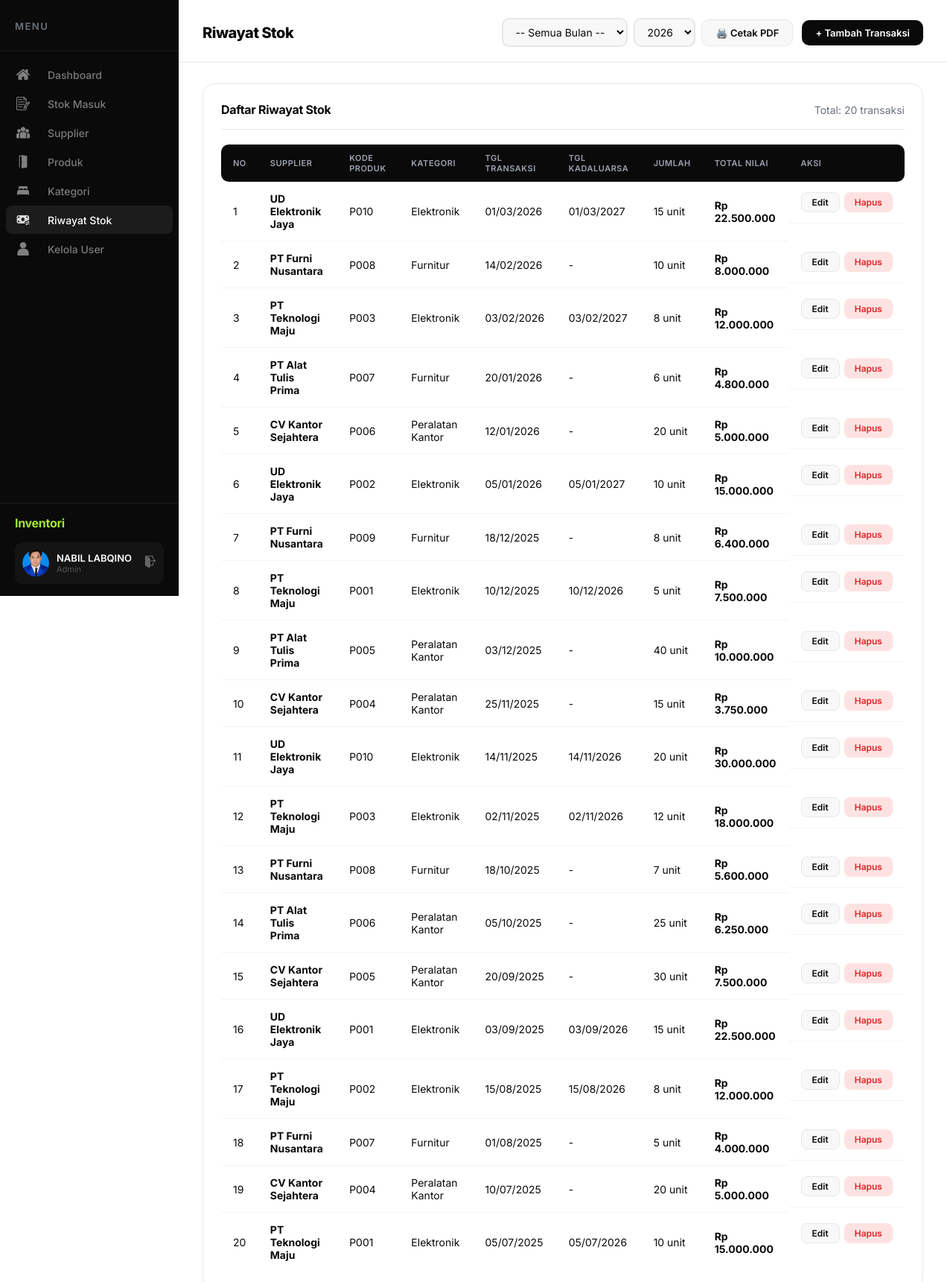
The app's page /riwayat_stok/TampilRiwayatStok.php (signed in) with its own data.
### tables this page shows
CREATE TABLE `transaksi_stok` (
  `id_transaksi` int(11) NOT NULL,
  `id_supplier` int(11) NOT NULL,
  `kode_produk` varchar(10) NOT NULL,
  `tgl_transaksi` date NOT NULL,
  `tgl_kadaluarsa` date DEFAULT NULL,
  `jumlah` int(11) NOT NULL,
  `total_nilai` decimal(15,2) NOT NULL
);

CREATE TABLE `supplier` (
  `id_supplier` int(11) NOT NULL,
  `nama` varchar(100) NOT NULL,
  `alamat` text DEFAULT NULL,
  `no_telp` varchar(20) DEFAULT NULL,
  `no_npwp` varchar(20) DEFAULT NULL,
  `jenis_supplier` varchar(20) NOT NULL
);

CREATE TABLE `produk` (
  `kode_produk` varchar(10) NOT NULL,
  `id_kategori` int(11) NOT NULL,
  `lokasi` varchar(20) NOT NULL
);

CREATE TABLE `kategori` (
  `id_kategori` int(11) NOT NULL,
  `nama_kategori` varchar(50) NOT NULL,
  `harga_satuan` decimal(15,2) NOT NULL,
  `stok_minimum` int(11) NOT NULL,
  `foto` varchar(255) DEFAULT NULL
);

### riwayat_stok/TampilRiwayatStok.php (the view, shortened to what this page needs)
<?php
include "../koneksi.php";
$result = $koneksi->query(
    "SELECT ts.*, s.nama, p.kode_produk as kode, k.nama_kategori, k.harga_satuan
     FROM transaksi_stok ts
     JOIN supplier s ON ts.id_supplier = s.id_supplier
     JOIN produk p ON ts.kode_produk = p.kode_produk
     JOIN kategori k ON p.id_kategori = k.id_kategori
     ORDER BY ts.id_transaksi DESC"
)->fetchAll();
?>
<!DOCTYPE html>
<html lang="id">
<head>
    <link rel="stylesheet" href="../css/dashboard.css">
</head>
<body>
    <div class="dashboard">
        <?php include '../includes/sidebar.php'; ?>
        <main class="main">
            <header class="header">
                <h1 class="page-title">Riwayat Stok</h1>
                <div class="header-right" style="display: flex; gap: 12px; align-items: center;">
                    <form action="CetakRiwayatStokPdf.php" method="GET" target="_blank"
                        style="display: flex; gap: 8px; align-items: center;">
                        <select name="bulan" class="form-control" style="width: auto; padding: 8px 12px;">
                            <option value="">-- Semua Bulan --</option>
                        </select>
                        <select name="tahun" class="form-control" style="width: auto; padding: 8px 12px;">
                            <?php
                            $tahun_query = $koneksi->query("SELECT DISTINCT YEAR(tgl_transaksi) as tahun FROM transaksi_stok ORDER BY tahun DESC")->fetchAll();
                            foreach ($tahun_query as $t): ?>
                                <option value="<?= $t['tahun'] ?>"><?= $t['tahun'] ?></option>
                            <?php endforeach; ?>
                        </select>
                        <button type="submit" class="btn btn-secondary">🖨️ Cetak PDF</button>
                    </form>
                    <a href="TambahTransaksiStok.php" class="btn btn-primary">+ Tambah Transaksi</a>
                </div>
            </header>
            <div class="content">
                <div class="card">
                    <div class="card-header">
                        <h3 class="card-title">Daftar Riwayat Stok</h3>
                        <span style="color: var(--text-gray); font-size: 14px;">Total: <?= count($result) ?>
                            transaksi</span>
                    </div>
                    <div class="table-responsive">
                        <table class="table">
                            <thead>
                                <tr>
                                    <th>No</th>
                                    <th>Supplier</th>
                                    <th>Kode Produk</th>
                                    <th>Kategori</th>
                                    <th>Tgl Transaksi</th>
                                    <th>Tgl Kadaluarsa</th>
                                    <th>Jumlah</th>
                                    <th>Total Nilai</th>
                                    <th>Aksi</th>
                                </tr>
                            </thead>
                            <tbody>
                                <?php $no = 1;
                                foreach ($result as $row): ?>
                                    <tr>
                                        <td><?= $no++ ?></td>
                                        <td><strong><?= htmlspecialchars($row['nama']) ?></strong></td>
                                        <td><?= htmlspecialchars($row['kode']) ?></td>
                                        <td><?= htmlspecialchars($row['nama_kategori']) ?></td>
                                        <td><?= date('d/m/Y', strtotime($row['tgl_transaksi'])) ?></td>
                                        <td><?= $row['tgl_kadaluarsa'] ? date('d/m/Y', strtotime($row['tgl_kadaluarsa'])) : '-' ?></td>
                                        <td><?= $row['jumlah'] ?> unit</td>
                                        <td><strong style="color: var(--primary);">Rp
                                                <?= number_format($row['total_nilai'], 0, ',', '.') ?></strong></td>
                                        <td class="actions">
                                            <a href="KoreksiTransaksiStok.php?id=<?= $row['id_transaksi'] ?>"
                                                class="btn btn-sm btn-secondary">Edit</a>
                                            <a href="HapusTransaksiStok.php?id=<?= $row['id_transaksi'] ?>"
                                                class="btn btn-sm btn-danger"
                                                onclick="return confirm('Hapus transaksi ini?')">Hapus</a>
                                        </td>
                                    </tr>
                                <?php endforeach; ?>
                            </tbody>
                        </table>
                    </div>
                </div>
            </div>
        </main>
    </div>
</body>
</html>

### css/dashboard.css (style rules this page uses)
:root { --accent: #a3e635; --accent-dark: #84cc16; --dark: #0a0a0a; --dark-2: #141414; --dark-3: #1c1c1c; --bg-main: #ffffff; --bg-section: #f8f8f8; --bg-card: #ffffff; --text-dark: #0a0a0a; --text-gray: #6b7280; --text-light: #9ca3af; --border: #e5e7eb; --success: #22c55e; --danger: #ef4444; --warning: #f59e0b; --sidebar-width: 240px; }
* { margin: 0; padding: 0; box-sizing: border-box; }
body { font-family: 'Inter', -apple-system, sans-serif; background: var(--bg-main); color: var(--text-dark); position: relative; overflow-x: hidden; }
.dashboard { display: flex; min-height: 100vh; position: relative; }
.main { flex: 1; margin-left: var(--sidebar-width); padding-right: 0; }
.header { background: var(--bg-main); padding: 24px 32px 20px; display: flex; justify-content: space-between; align-items: center; border-bottom: 1px solid var(--border); position: sticky; top: 0; z-index: 100; }
.page-title { font-size: 20px; font-weight: 800; color: var(--text-dark); letter-spacing: -0.5px; }
.header-right { display: flex; align-items: center; gap: 12px; }
.content { padding: 28px 32px; }
.card { background: var(--bg-card); border-radius: 16px; border: 1px solid var(--border); padding: 24px; margin-bottom: 24px; }
.card-header { display: flex; justify-content: space-between; align-items: center; margin-bottom: 20px; padding-bottom: 16px; border-bottom: 1px solid var(--border); }
.card-title { font-size: 16px; font-weight: 700; color: var(--text-dark); letter-spacing: -0.3px; }
.btn { display: inline-flex; align-items: center; gap: 8px; padding: 9px 18px; border-radius: 10px; font-size: 13px; font-weight: 600; text-decoration: none; border: none; cursor: pointer; transition: all 0.15s; font-family: inherit; }
.btn-primary { background: var(--dark); color: #fff; }
.btn-danger { background: #fee2e2; color: #dc2626; }
.btn-secondary { background: var(--bg-section); color: var(--text-dark); border: 1px solid var(--border); }
.btn-sm { padding: 5px 14px; font-size: 12px; border-radius: 8px; }
.form-control { width: 100%; padding: 11px 16px; border: 2px solid var(--border); border-radius: 10px; font-size: 14px; font-family: inherit; background: var(--bg-section); color: var(--text-dark); transition: border-color 0.15s, box-shadow 0.15s; }
select.form-control { cursor: pointer; }
.table-responsive { overflow-x: auto; }
.table { width: 100%; border-collapse: separate; border-spacing: 0; }
.table th { text-align: left; padding: 11px 16px; background: var(--dark); font-size: 11px; font-weight: 600; color: #9ca3af; text-transform: uppercase; letter-spacing: 0.5px; }
.table th:first-child { border-radius: 10px 0 0 10px; }
.table th:last-child { border-radius: 0 10px 10px 0; }
.table td { padding: 14px 16px; border-bottom: 1px solid #f3f4f6; font-size: 14px; color: var(--text-dark); }
.table tr:last-child td { border-bottom: none; }
.table .actions { display: flex; gap: 6px; }

### records on screen
transaksi_stok: id_supplier.nama "UD Elektronik Jaya", kode_produk.kode_produk "P010", kategori.nama_kategori "Elektronik", tgl_transaksi "01/03/2026", tgl_kadaluarsa "01/03/2027", jumlah "15", total_nilai "22.500.000"
transaksi_stok: id_supplier.nama "PT Furni Nusantara", kode_produk.kode_produk "P008", kategori.nama_kategori "Furnitur", tgl_transaksi "14/02/2026", jumlah "10", total_nilai "8.000.000"
transaksi_stok: id_supplier.nama "PT Teknologi Maju", kode_produk.kode_produk "P003", kategori.nama_kategori "Elektronik", tgl_transaksi "03/02/2026", tgl_kadaluarsa "03/02/2027", jumlah "8", total_nilai "12.000.000"
transaksi_stok: id_supplier.nama "PT Alat Tulis Prima", kode_produk.kode_produk "P007", kategori.nama_kategori "Furnitur", tgl_transaksi "20/01/2026", jumlah "6", total_nilai "4.800.000"
transaksi_stok: id_supplier.nama "CV Kantor Sejahtera", kode_produk.kode_produk "P006", kategori.nama_kategori "Peralatan Kantor", tgl_transaksi "12/01/2026", jumlah "20", total_nilai "5.000.000"
transaksi_stok: id_supplier.nama "UD Elektronik Jaya", kode_produk.kode_produk "P002", kategori.nama_kategori "Elektronik", tgl_transaksi "05/01/2026", tgl_kadaluarsa "05/01/2027", jumlah "10", total_nilai "15.000.000"
transaksi_stok: id_supplier.nama "PT Furni Nusantara", kode_produk.kode_produk "P009", kategori.nama_kategori "Furnitur", tgl_transaksi "18/12/2025", jumlah "8", total_nilai "6.400.000"
transaksi_stok: id_supplier.nama "PT Teknologi Maju", kode_produk.kode_produk "P001", kategori.nama_kategori "Elektronik", tgl_transaksi "10/12/2025", tgl_kadaluarsa "10/12/2026", jumlah "5", total_nilai "7.500.000"
transaksi_stok: id_supplier.nama "PT Alat Tulis Prima", kode_produk.kode_produk "P005", kategori.nama_kategori "Peralatan Kantor", tgl_transaksi "03/12/2025", jumlah "40", total_nilai "10.000.000"
transaksi_stok: id_supplier.nama "CV Kantor Sejahtera", kode_produk.kode_produk "P004", kategori.nama_kategori "Peralatan Kantor", tgl_transaksi "25/11/2025", jumlah "15", total_nilai "3.750.000"
transaksi_stok: id_supplier.nama "UD Elektronik Jaya", kode_produk.kode_produk "P010", kategori.nama_kategori "Elektronik", tgl_transaksi "14/11/2025", tgl_kadaluarsa "14/11/2026", jumlah "20", total_nilai "30.000.000"
transaksi_stok: id_supplier.nama "PT Teknologi Maju", kode_produk.kode_produk "P003", kategori.nama_kategori "Elektronik", tgl_transaksi "02/11/2025", tgl_kadaluarsa "02/11/2026", jumlah "12", total_nilai "18.000.000"
transaksi_stok: id_supplier.nama "PT Furni Nusantara", kode_produk.kode_produk "P008", kategori.nama_kategori "Furnitur", tgl_transaksi "18/10/2025", jumlah "7", total_nilai "5.600.000"
transaksi_stok: id_supplier.nama "PT Alat Tulis Prima", kode_produk.kode_produk "P006", kategori.nama_kategori "Peralatan Kantor", tgl_transaksi "05/10/2025", jumlah "25", total_nilai "6.250.000"
transaksi_stok: id_supplier.nama "CV Kantor Sejahtera", kode_produk.kode_produk "P005", kategori.nama_kategori "Peralatan Kantor", tgl_transaksi "20/09/2025", jumlah "30", total_nilai "7.500.000"
transaksi_stok: id_supplier.nama "UD Elektronik Jaya", kode_produk.kode_produk "P001", kategori.nama_kategori "Elektronik", tgl_transaksi "03/09/2025", tgl_kadaluarsa "03/09/2026", jumlah "15", total_nilai "22.500.000"
transaksi_stok: id_supplier.nama "PT Teknologi Maju", kode_produk.kode_produk "P002", kategori.nama_kategori "Elektronik", tgl_transaksi "15/08/2025", tgl_kadaluarsa "15/08/2026", jumlah "8", total_nilai "12.000.000"
transaksi_stok: id_supplier.nama "PT Furni Nusantara", kode_produk.kode_produk "P007", kategori.nama_kategori "Furnitur", tgl_transaksi "01/08/2025", jumlah "5", total_nilai "4.000.000"
transaksi_stok: id_supplier.nama "CV Kantor Sejahtera", kode_produk.kode_produk "P004", kategori.nama_kategori "Peralatan Kantor", tgl_transaksi "10/07/2025", jumlah "20", total_nilai "5.000.000"
transaksi_stok: id_supplier.nama "PT Teknologi Maju", kode_produk.kode_produk "P001", kategori.nama_kategori "Elektronik", tgl_transaksi "05/07/2025", tgl_kadaluarsa "05/07/2026", jumlah "10", total_nilai "15.000.000"

### other values on screen
$_SESSION['nama'] "NABIL LABQINO"
count($result) "20"
form field tahun "2026"
